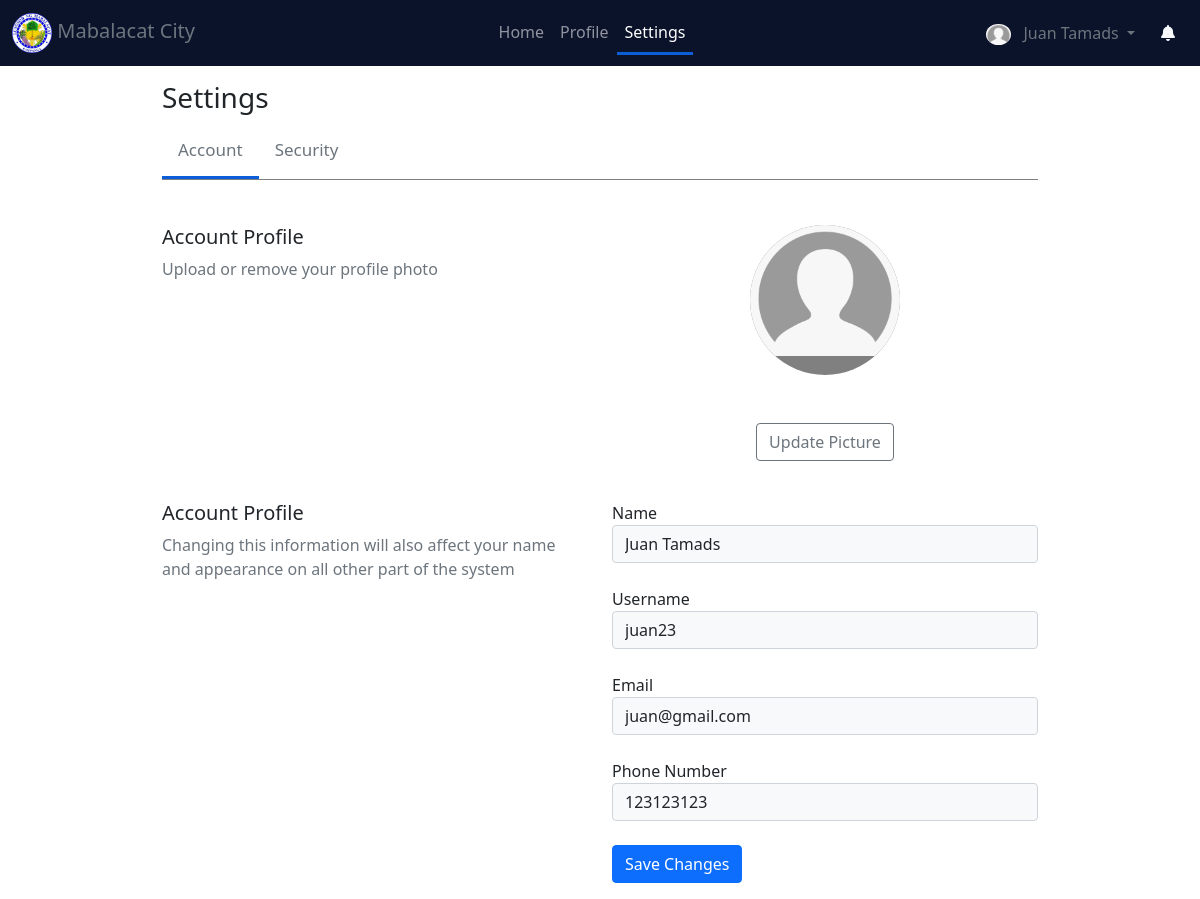
/settings (signed in), run on the app's committed database.
### website/models.py (models this page shows)
class User(db.Model, UserMixin):
    id = db.Column(db.Integer, primary_key=True)
    image = db.Column(db.String(255), default="default.png")
    name = db.Column(db.String(150), unique=True)
    username = db.Column(db.String(150), unique=True)
    password = db.Column(db.String(150))
    email = db.Column(db.String(150), unique=True)
    number = db.Column(db.Integer, unique=True)
    role = db.Column(db.String(150), default="User")
    activated = db.Column(db.Integer, default=0)
    created_at = db.Column(db.DateTime(timezone=True), default=func.now())
    updated_at = db.Column(db.DateTime(timezone=True), default=func.now())
    items = db.relationship('Item')
    feedbacks = db.relationship('Feedback', backref='user')
    issues = db.relationship('Issue', backref='user')
    logs = db.relationship('Log', backref='user')

### website/auth.py (the view)
@auth.route('/settings')
@login_required
def settings():
    form = MyForm()
    return render_template("settings.html", form=form, account=current_user)

### website/auth.py
class MyForm(FlaskForm):
    image = FileField('image', validators=[
        FileRequired(),
        FileAllowed(images, 'Images only!')
    ])

### website/templates/settings.html (shortened to what this page needs)
{% extends "base.html" %}
{% block main_content %}
<div class="container py-3 w-75" style="margin-top: 65px;">
    <h3>Settings</h3>
    <div class="topnav nav nav-tabs" id="nav-tab" role="tablist">
        <a class="active text-muted" id="nav-home-tab" data-bs-toggle="tab" data-bs-target="#nav-home" type="button" role="tab" aria-controls="nav-home" aria-selected="true">Account</a>
        <a class="text-muted" id="nav-profile-tab" data-bs-toggle="tab" data-bs-target="#nav-profile" type="button" role="tab" aria-controls="nav-profile" aria-selected="false">Security</a>
    </div>
    <div class="tab-content" id="nav-tabContent">
        <div class="tab-pane fade show active" id="nav-home" role="tabpanel" aria-labelledby="nav-home-tab">
            <div class="row" style="margin-top: 45px;">
                <div class="col-sm-6">
                    <h5>Account Profile</h5>
                    <p class="text-muted">Upload or remove your profile photo</p>
                </div>
                <div class="col-sm-6">
                    <center>
                        {% if account.image %}
                            <div class="circular--portrait">
                                <img src="{{ url_for('static', filename='item_images/'+account.image) }}">
                            </div>
                        {% else %}
                            <div class="circular--portrait">
                                <img src="{{ url_for('static', filename='profile_pics/default.png') }}">
                            </div>
                        {% endif %}
                        <br><br>
                        <button type="button" class="btn btn-outline-secondary" data-bs-toggle="modal" data-bs-target="#picmodal">Update Picture</button>
                    </center>
                </div>
            </div>
            <div class="row" style="margin-top: 40px;">
                <div class="col-sm-6">
                    <h5>Account Profile</h5>
                    <p class="text-muted">
                        Changing this information will also affect your name and appearance on all other part of the system
                    </p>
                </div>
                <div class="col-sm-6">
                    <form action="/account_profile" method="post">
                        <label>Name</label>
                        <input type="text" name="name" class="form-control mb-4 bg-light" value="{{ account.name }}" required>
                        <label>Username</label>
                        <input type="text" name="username" class="form-control mb-4 bg-light" value="{{ account.username }}" required>
                        <label>Email</label>
                        <input type="email" name="email" class="form-control mb-4 bg-light" value="{{ account.email }}" required>
                        <label>Phone Number</label>
                        <input type="number" name="number" class="form-control mb-4 bg-light" value="{{ account.number }}" required>
                        <input type="submit" value="Save Changes" class="btn btn-primary">
                    </form>
                </div>
            </div>
        </div>
    </div>
</div>
{% endblock %}

### website/templates/base.html (shortened to what this page needs)
<!DOCTYPE html>
<html lang="en">
<head>
    <link href="{{ url_for('static', filename='css/bootstrap.min.css') }}" rel="stylesheet">
    <link href="{{ url_for('static', filename='custom.css') }}" rel="stylesheet">
    <link rel="stylesheet" href="//cdn.datatables.net/1.10.24/css/jquery.dataTables.min.css">
    <link href="{{ url_for('static', filename='css/bootstrap-lightbox.min.css') }}" rel="stylesheet">
</head>
<body>
    <nav class="navbar fixed-top navbar-expand-lg navbar-dark theme_bg">
        <div class="container-fluid">
          <div class="collapse navbar-collapse" id="navbarTogglerDemo01">
            <a class="navbar-brand text-muted" href="/">
                <img src="{{ url_for('static', filename='logo.png') }}" height="40px">
                Mabalacat City
            </a>
            <ul class="navbar-nav mx-auto mb-2 mb-lg-0">
                <li class="nav-item">
                  <a class="nav-link" href="/" {% if request.url_rule.endpoint == "inventory.inventory_home" %}id="nav_active"{% endif %}>Home</a>
                </li>
              <li class="nav-item">
                <a class="nav-link" href="/profile" {% if request.url_rule.endpoint == "auth.profile" %}id="nav_active"{% endif %}>Profile</a>
              </li>
              <li class="nav-item">
                <a class="nav-link" href="/settings" {% if request.url_rule.endpoint == "auth.settings" %}id="nav_active"{% endif %}>Settings</a>
              </li>
            </ul>
            <div class="d-flex">
                <div class="dropdown">
                    <button class="btn theme_bg text-muted dropdown-toggle" type="button" id="dropdownMenuButton1" data-bs-toggle="dropdown" aria-expanded="false">
                      {% if current_user.image %}
                        <img src="{{ url_for('static', filename='item_images/'+current_user.image) }}" style="border-radius: 50%; width: 25px;">
                      {% else %}
                          <img src="{{ url_for('static', filename='item_images/default.png') }}" style="border-radius: 50%; width: 25px;">
                      {% endif %}
                      {{ current_user.name }}
                    </button>
                </div>
                <a class="btn text-light" href="/item_notification">
                  <i class="fa fa-bell" aria-hidden="true"></i>
                </a>
            </div>
          </div>
        </div>
      </nav>
    {% block main_content %}
    {% endblock %}
</body>
</html>

### website/static/custom.css (style rules this page uses)
.theme_bg { background-color: #0b132b; }

### website/templates/base.html (style rules this page uses)
.theme_bg { background-color: #0b132b; }
#nav_active { border-bottom: 3px solid #0b5ed7; color: white; }

### website/templates/settings.html (style rules this page uses)
.topnav { overflow: hidden; border-bottom: 0.5px solid grey; }
.topnav a { float: left; display: block; text-align: center; padding: 14px 16px; text-decoration: none; font-size: 17px; border-bottom: 3px solid transparent; }
.topnav a.active { border-bottom: 3px solid #0b5ed7; color: #0b5ed7; }
.circular--portrait { position: relative; width: 150px; height: 150px; overflow: hidden; border-radius: 50%; background-color: grey; }
.circular--portrait img { width: 100%; height: auto; }

### data on the page
User: image (placeholder picture), name "Juan Tamads", username "juan23", email "juan@gmail.com", number "123123123"
